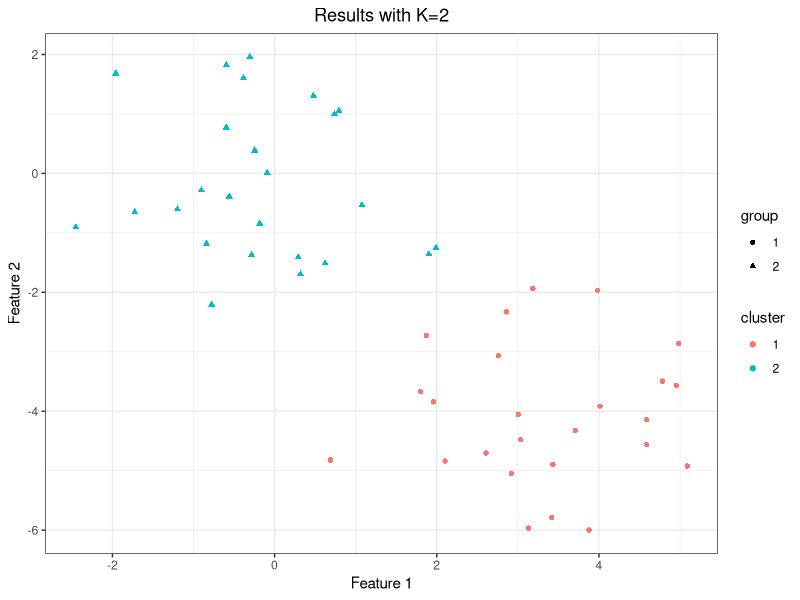
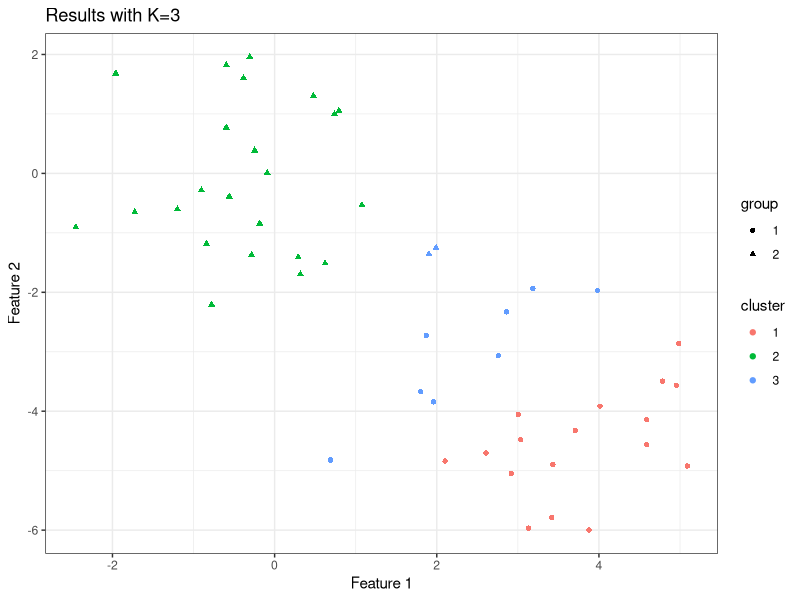

These figures' R source, in order:
## ---- chunk 1
knitr::opts_chunk$set(echo = TRUE)
## ---- chunk 2
x1 = c(5.1,3.5,1.3,0.2)
x2 = c(4.9,3.0,1.4,0.2)
x3 = c(4.7,3.2,1.3,0.2)

sqrt(sum((x1-x2)^2))
sqrt(sum((x1-x3)^2))
## ---- chunk 3
set.seed(2)
x = matrix(rnorm(50*2), ncol=2)
x[1:25,1] = x[1:25, 1] + 3
x[1:25, 2] = x[1:25, 2] -4
#create a dataset split into two clusters by changing mean vectors of 25 obs. at a time.
## ---- chunk 4
km.out=kmeans(x,2,nstart=20)
km.out
# create new data.frame with "group" and "cluster"
y = data.frame(x); colnames(y)=c("X1","X2")
y$group = factor(rep(c(1,2),each=25))
y$cluster=factor(km.out$cluster)
library(ggplot2)
p = ggplot(y,aes(X1,X2)) + geom_point(aes(shape=group,color=cluster)) + xlab("Feature 1")+ylab("Feature 2") + ggtitle("Results with K=2")+theme_bw() + theme(plot.title = element_text(hjust = 0.5))
p
## ---- chunk 5
set.seed(4)
km.out3 =kmeans(x,3,nstart=20)
# show the 3 centroids
km.out3$centers
# create new data.frame with "group" and "cluster"
y = data.frame(x); colnames(y)=c("X1","X2")
y$group = factor(rep(c(1,2),each=25))
y$cluster=factor(km.out3$cluster)
p = ggplot(y,aes(X1,X2))+geom_point(aes(shape=group,color=cluster))+xlab("Feature 1")+ylab("Feature 2")+ggtitle("Results with K=3")+theme_bw()
p
## ---- chunk 6
set.seed(3)
km.out = kmeans(x, 3, nstart = 1)
km.out=kmeans(x,3,nstart=1)
km.out$tot.withinss
km.out=kmeans(x,3,nstart=20)
km.out$tot.withinss
## ---- chunk 7
library(cluster)
set.seed(3.14)
gap = clusGap(iris[,1:2], kmeans, K.max = 10, B = 100, nstart = 20, iter.max = 20)
gap$tab
k = maxSE(gap$Tab[, "gap"], gap$Tab[, "SE.sim"], method="Tibs2001SEmax")
print(k)
